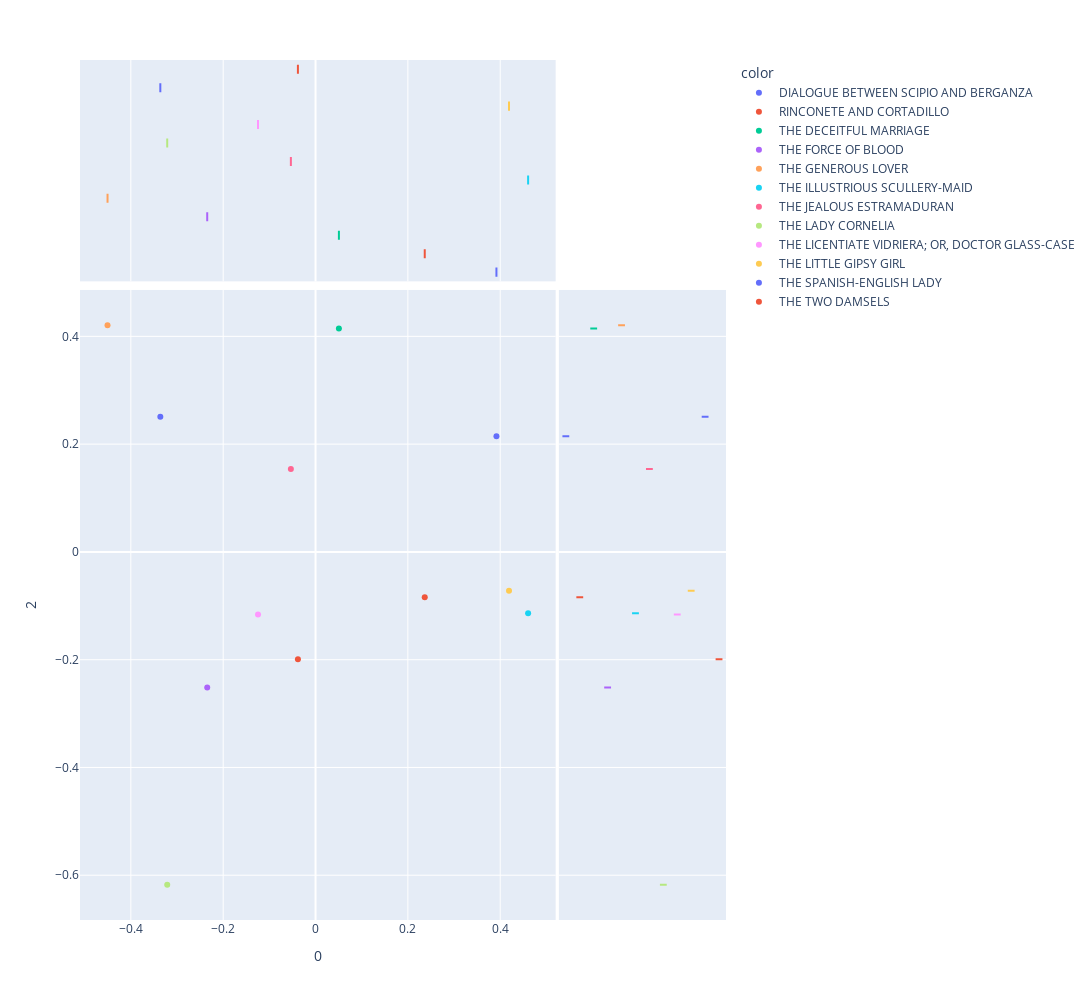

Here is the notebook cell this chart was saved with:
### Code cell
px.scatter(DCM_Eng, 0, 2,
           color = DOC_Eng.title,
           height=1000, width=1200, 
           marginal_x='box', marginal_y='box')

### Figure 1 — Plotly figure (JSON) as saved in the notebook; plotly's stock layout.template omitted (floating-point values rounded to 4 significant figures)
{"data": [{"hovertemplate": "color=DIALOGUE BETWEEN SCIPIO AND BERGANZA<br>0=%{x}<br>2=%{y}<extra></extra>", "legendgroup": "DIALOGUE BETWEEN SCIPIO AND BERGANZA", "marker": {"color": "#636efa", "symbol": "circle"}, "mode": "markers", "name": "DIALOGUE BETWEEN SCIPIO AND BERGANZA", "orientation": "v", "showlegend": true, "type": "scatter", "x": [0.3918], "xaxis": "x", "y": [0.2146], "yaxis": "y"}, {"alignmentgroup": "True", "hovertemplate": "color=DIALOGUE BETWEEN SCIPIO AND BERGANZA<br>0=%{x}<extra></extra>", "legendgroup": "DIALOGUE BETWEEN SCIPIO AND BERGANZA", "marker": {"color": "#636efa", "symbol": "circle"}, "name": "DIALOGUE BETWEEN SCIPIO AND BERGANZA", "notched": true, "offsetgroup": "DIALOGUE BETWEEN SCIPIO AND BERGANZA", "showlegend": false, "type": "box", "x": [0.3918], "xaxis": "x3", "yaxis": "y3"}, {"alignmentgroup": "True", "hovertemplate": "color=DIALOGUE BETWEEN SCIPIO AND BERGANZA<br>2=%{y}<extra></extra>", "legendgroup": "DIALOGUE BETWEEN SCIPIO AND BERGANZA", "marker": {"color": "#636efa", "symbol": "circle"}, "name": "DIALOGUE BETWEEN SCIPIO AND BERGANZA", "notched": true, "offsetgroup": "DIALOGUE BETWEEN SCIPIO AND BERGANZA", "showlegend": false, "type": "box", "xaxis": "x2", "y": [0.2146], "yaxis": "y2"}, {"hovertemplate": "color=RINCONETE AND CORTADILLO<br>0=%{x}<br>2=%{y}<extra></extra>", "legendgroup": "RINCONETE AND CORTADILLO", "marker": {"color": "#EF553B", "symbol": "circle"}, "mode": "markers", "name": "RINCONETE AND CORTADILLO", "orientation": "v", "showlegend": true, "type": "scatter", "x": [0.2365], "xaxis": "x", "y": [-0.08398], "yaxis": "y"}, {"alignmentgroup": "True", "hovertemplate": "color=RINCONETE AND CORTADILLO<br>0=%{x}<extra></extra>", "legendgroup": "RINCONETE AND CORTADILLO", "marker": {"color": "#EF553B", "symbol": "circle"}, "name": "RINCONETE AND CORTADILLO", "notched": true, "offsetgroup": "RINCONETE AND CORTADILLO", "showlegend": false, "type": "box", "x": [0.2365], "xaxis": "x3", "yaxis": "y3"}, {"alignmentgroup": "True", "hovertemplate": "color=RINCONETE AND CORTADILLO<br>2=%{y}<extra></extra>", "legendgroup": "RINCONETE AND CORTADILLO", "marker": {"color": "#EF553B", "symbol": "circle"}, "name": "RINCONETE AND CORTADILLO", "notched": true, "offsetgroup": "RINCONETE AND CORTADILLO", "showlegend": false, "type": "box", "xaxis": "x2", "y": [-0.08398], "yaxis": "y2"}, {"hovertemplate": "color=THE DECEITFUL MARRIAGE<br>0=%{x}<br>2=%{y}<extra></extra>", "legendgroup": "THE DECEITFUL MARRIAGE", "marker": {"color": "#00cc96", "symbol": "circle"}, "mode": "markers", "name": "THE DECEITFUL MARRIAGE", "orientation": "v", "showlegend": true, "type": "scatter", "x": [0.05062], "xaxis": "x", "y": [0.4147], "yaxis": "y"}, {"alignmentgroup": "True", "hovertemplate": "color=THE DECEITFUL MARRIAGE<br>0=%{x}<extra></extra>", "legendgroup": "THE DECEITFUL MARRIAGE", "marker": {"color": "#00cc96", "symbol": "circle"}, "name": "THE DECEITFUL MARRIAGE", "notched": true, "offsetgroup": "THE DECEITFUL MARRIAGE", "showlegend": false, "type": "box", "x": [0.05062], "xaxis": "x3", "yaxis": "y3"}, {"alignmentgroup": "True", "hovertemplate": "color=THE DECEITFUL MARRIAGE<br>2=%{y}<extra></extra>", "legendgroup": "THE DECEITFUL MARRIAGE", "marker": {"color": "#00cc96", "symbol": "circle"}, "name": "THE DECEITFUL MARRIAGE", "notched": true, "offsetgroup": "THE DECEITFUL MARRIAGE", "showlegend": false, "type": "box", "xaxis": "x2", "y": [0.4147], "yaxis": "y2"}, {"hovertemplate": "color=THE FORCE OF BLOOD<br>0=%{x}<br>2=%{y}<extra></extra>", "legendgroup": "THE FORCE OF BLOOD", "marker": {"color": "#ab63fa", "symbol": "circle"}, "mode": "markers", "name": "THE FORCE OF BLOOD", "orientation": "v", "showlegend": true, "type": "scatter", "x": [-0.2346], "xaxis": "x", "y": [-0.2516], "yaxis": "y"}, {"alignmentgroup": "True", "hovertemplate": "color=THE FORCE OF BLOOD<br>0=%{x}<extra></extra>", "legendgroup": "THE FORCE OF BLOOD", "marker": {"color": "#ab63fa", "symbol": "circle"}, "name": "THE FORCE OF BLOOD", "notched": true, "offsetgroup": "THE FORCE OF BLOOD", "showlegend": false, "type": "box", "x": [-0.2346], "xaxis": "x3", "yaxis": "y3"}, {"alignmentgroup": "True", "hovertemplate": "color=THE FORCE OF BLOOD<br>2=%{y}<extra></extra>", "legendgroup": "THE FORCE OF BLOOD", "marker": {"color": "#ab63fa", "symbol": "circle"}, "name": "THE FORCE OF BLOOD", "notched": true, "offsetgroup": "THE FORCE OF BLOOD", "showlegend": false, "type": "box", "xaxis": "x2", "y": [-0.2516], "yaxis": "y2"}, {"hovertemplate": "color=THE GENEROUS LOVER<br>0=%{x}<br>2=%{y}<extra></extra>", "legendgroup": "THE GENEROUS LOVER", "marker": {"color": "#FFA15A", "symbol": "circle"}, "mode": "markers", "name": "THE GENEROUS LOVER", "orientation": "v", "showlegend": true, "type": "scatter", "x": [-0.4505], "xaxis": "x", "y": [0.4207], "yaxis": "y"}, {"alignmentgroup": "True", "hovertemplate": "color=THE GENEROUS LOVER<br>0=%{x}<extra></extra>", "legendgroup": "THE GENEROUS LOVER", "marker": {"color": "#FFA15A", "symbol": "circle"}, "name": "THE GENEROUS LOVER", "notched": true, "offsetgroup": "THE GENEROUS LOVER", "showlegend": false, "type": "box", "x": [-0.4505], "xaxis": "x3", "yaxis": "y3"}, {"alignmentgroup": "True", "hovertemplate": "color=THE GENEROUS LOVER<br>2=%{y}<extra></extra>", "legendgroup": "THE GENEROUS LOVER", "marker": {"color": "#FFA15A", "symbol": "circle"}, "name": "THE GENEROUS LOVER", "notched": true, "offsetgroup": "THE GENEROUS LOVER", "showlegend": false, "type": "box", "xaxis": "x2", "y": [0.4207], "yaxis": "y2"}, {"hovertemplate": "color=THE ILLUSTRIOUS SCULLERY-MAID<br>0=%{x}<br>2=%{y}<extra></extra>", "legendgroup": "THE ILLUSTRIOUS SCULLERY-MAID", "marker": {"color": "#19d3f3", "symbol": "circle"}, "mode": "markers", "name": "THE ILLUSTRIOUS SCULLERY-MAID", "orientation": "v", "showlegend": true, "type": "scatter", "x": [0.4604], "xaxis": "x", "y": [-0.1138], "yaxis": "y"}, {"alignmentgroup": "True", "hovertemplate": "color=THE ILLUSTRIOUS SCULLERY-MAID<br>0=%{x}<extra></extra>", "legendgroup": "THE ILLUSTRIOUS SCULLERY-MAID", "marker": {"color": "#19d3f3", "symbol": "circle"}, "name": "THE ILLUSTRIOUS SCULLERY-MAID", "notched": true, "offsetgroup": "THE ILLUSTRIOUS SCULLERY-MAID", "showlegend": false, "type": "box", "x": [0.4604], "xaxis": "x3", "yaxis": "y3"}, {"alignmentgroup": "True", "hovertemplate": "color=THE ILLUSTRIOUS SCULLERY-MAID<br>2=%{y}<extra></extra>", "legendgroup": "THE ILLUSTRIOUS SCULLERY-MAID", "marker": {"color": "#19d3f3", "symbol": "circle"}, "name": "THE ILLUSTRIOUS SCULLERY-MAID", "notched": true, "offsetgroup": "THE ILLUSTRIOUS SCULLERY-MAID", "showlegend": false, "type": "box", "xaxis": "x2", "y": [-0.1138], "yaxis": "y2"}, {"hovertemplate": "color=THE JEALOUS ESTRAMADURAN<br>0=%{x}<br>2=%{y}<extra></extra>", "legendgroup": "THE JEALOUS ESTRAMADURAN", "marker": {"color": "#FF6692", "symbol": "circle"}, "mode": "markers", "name": "THE JEALOUS ESTRAMADURAN", "orientation": "v", "showlegend": true, "type": "scatter", "x": [-0.05341], "xaxis": "x", "y": [0.1538], "yaxis": "y"}, {"alignmentgroup": "True", "hovertemplate": "color=THE JEALOUS ESTRAMADURAN<br>0=%{x}<extra></extra>", "legendgroup": "THE JEALOUS ESTRAMADURAN", "marker": {"color": "#FF6692", "symbol": "circle"}, "name": "THE JEALOUS ESTRAMADURAN", "notched": true, "offsetgroup": "THE JEALOUS ESTRAMADURAN", "showlegend": false, "type": "box", "x": [-0.05341], "xaxis": "x3", "yaxis": "y3"}, {"alignmentgroup": "True", "hovertemplate": "color=THE JEALOUS ESTRAMADURAN<br>2=%{y}<extra></extra>", "legendgroup": "THE JEALOUS ESTRAMADURAN", "marker": {"color": "#FF6692", "symbol": "circle"}, "name": "THE JEALOUS ESTRAMADURAN", "notched": true, "offsetgroup": "THE JEALOUS ESTRAMADURAN", "showlegend": false, "type": "box", "xaxis": "x2", "y": [0.1538], "yaxis": "y2"}, {"hovertemplate": "color=THE LADY CORNELIA<br>0=%{x}<br>2=%{y}<extra></extra>", "legendgroup": "THE LADY CORNELIA", "marker": {"color": "#B6E880", "symbol": "circle"}, "mode": "markers", "name": "THE LADY CORNELIA", "orientation": "v", "showlegend": true, "type": "scatter", "x": [-0.3212], "xaxis": "x", "y": [-0.6177], "yaxis": "y"}, {"alignmentgroup": "True", "hovertemplate": "color=THE LADY CORNELIA<br>0=%{x}<extra></extra>", "legendgroup": "THE LADY CORNELIA", "marker": {"color": "#B6E880", "symbol": "circle"}, "name": "THE LADY CORNELIA", "notched": true, "offsetgroup": "THE LADY CORNELIA", "showlegend": false, "type": "box", "x": [-0.3212], "xaxis": "x3", "yaxis": "y3"}, {"alignmentgroup": "True", "hovertemplate": "color=THE LADY CORNELIA<br>2=%{y}<extra></extra>", "legendgroup": "THE LADY CORNELIA", "marker": {"color": "#B6E880", "symbol": "circle"}, "name": "THE LADY CORNELIA", "notched": true, "offsetgroup": "THE LADY CORNELIA", "showlegend": false, "type": "box", "xaxis": "x2", "y": [-0.6177], "yaxis": "y2"}, {"hovertemplate": "color=THE LICENTIATE VIDRIERA; OR, DOCTOR GLASS-CASE<br>0=%{x}<br>2=%{y}<extra></extra>", "legendgroup": "THE LICENTIATE VIDRIERA; OR, DOCTOR GLASS-CASE", "marker": {"color": "#FF97FF", "symbol": "circle"}, "mode": "markers", "name": "THE LICENTIATE VIDRIERA; OR, DOCTOR GLASS-CASE", "orientation": "v", "showlegend": true, "type": "scatter", "x": [-0.1245], "xaxis": "x", "y": [-0.1163], "yaxis": "y"}, {"alignmentgroup": "True", "hovertemplate": "color=THE LICENTIATE VIDRIERA; OR, DOCTOR GLASS-CASE<br>0=%{x}<extra></extra>", "legendgroup": "THE LICENTIATE VIDRIERA; OR, DOCTOR GLASS-CASE", "marker": {"color": "#FF97FF", "symbol": "circle"}, "name": "THE LICENTIATE VIDRIERA; OR, DOCTOR GLASS-CASE", "notched": true, "offsetgroup": "THE LICENTIATE VIDRIERA; OR, DOCTOR GLASS-CASE", "showlegend": false, "type": "box", "x": [-0.1245], "xaxis": "x3", "yaxis": "y3"}, {"alignmentgroup": "True", "hovertemplate": "color=THE LICENTIATE VIDRIERA; OR, DOCTOR GLASS-CASE<br>2=%{y}<extra></extra>", "legendgroup": "THE LICENTIATE VIDRIERA; OR, DOCTOR GLASS-CASE", "marker": {"color": "#FF97FF", "symbol": "circle"}, "name": "THE LICENTIATE VIDRIERA; OR, DOCTOR GLASS-CASE", "notched": true, "offsetgroup": "THE LICENTIATE VIDRIERA; OR, DOCTOR GLASS-CASE", "showlegend": false, "type": "box", "xaxis": "x2", "y": [-0.1163], "yaxis": "y2"}, {"hovertemplate": "color=THE LITTLE GIPSY GIRL<br>0=%{x}<br>2=%{y}<extra></extra>", "legendgroup": "THE LITTLE GIPSY GIRL", "marker": {"color": "#FECB52", "symbol": "circle"}, "mode": "markers", "name": "THE LITTLE GIPSY GIRL", "orientation": "v", "showlegend": true, "type": "scatter", "x": [0.4191], "xaxis": "x", "y": [-0.07217], "yaxis": "y"}, {"alignmentgroup": "True", "hovertemplate": "color=THE LITTLE GIPSY GIRL<br>0=%{x}<extra></extra>", "legendgroup": "THE LITTLE GIPSY GIRL", "marker": {"color": "#FECB52", "symbol": "circle"}, "name": "THE LITTLE GIPSY GIRL", "notched": true, "offsetgroup": "THE LITTLE GIPSY GIRL", "showlegend": false, "type": "box", "x": [0.4191], "xaxis": "x3", "yaxis": "y3"}, {"alignmentgroup": "True", "hovertemplate": "color=THE LITTLE GIPSY GIRL<br>2=%{y}<extra></extra>", "legendgroup": "THE LITTLE GIPSY GIRL", "marker": {"color": "#FECB52", "symbol": "circle"}, "name": "THE LITTLE GIPSY GIRL", "notched": true, "offsetgroup": "THE LITTLE GIPSY GIRL", "showlegend": false, "type": "box", "xaxis": "x2", "y": [-0.07217], "yaxis": "y2"}, {"hovertemplate": "color=THE SPANISH-ENGLISH LADY<br>0=%{x}<br>2=%{y}<extra></extra>", "legendgroup": "THE SPANISH-ENGLISH LADY", "marker": {"color": "#636efa", "symbol": "circle"}, "mode": "markers", "name": "THE SPANISH-ENGLISH LADY", "orientation": "v", "showlegend": true, "type": "scatter", "x": [-0.3361], "xaxis": "x", "y": [0.2508], "yaxis": "y"}, {"alignmentgroup": "True", "hovertemplate": "color=THE SPANISH-ENGLISH LADY<br>0=%{x}<extra></extra>", "legendgroup": "THE SPANISH-ENGLISH LADY", "marker": {"color": "#636efa", "symbol": "circle"}, "name": "THE SPANISH-ENGLISH LADY", "notched": true, "offsetgroup": "THE SPANISH-ENGLISH LADY", "showlegend": false, "type": "box", "x": [-0.3361], "xaxis": "x3", "yaxis": "y3"}, {"alignmentgroup": "True", "hovertemplate": "color=THE SPANISH-ENGLISH LADY<br>2=%{y}<extra></extra>", "legendgroup": "THE SPANISH-ENGLISH LADY", "marker": {"color": "#636efa", "symbol": "circle"}, "name": "THE SPANISH-ENGLISH LADY", "notched": true, "offsetgroup": "THE SPANISH-ENGLISH LADY", "showlegend": false, "type": "box", "xaxis": "x2", "y": [0.2508], "yaxis": "y2"}, {"hovertemplate": "color=THE TWO DAMSELS<br>0=%{x}<br>2=%{y}<extra></extra>", "legendgroup": "THE TWO DAMSELS", "marker": {"color": "#EF553B", "symbol": "circle"}, "mode": "markers", "name": "THE TWO DAMSELS", "orientation": "v", "showlegend": true, "type": "scatter", "x": [-0.03816], "xaxis": "x", "y": [-0.1992], "yaxis": "y"}, {"alignmentgroup": "True", "hovertemplate": "color=THE TWO DAMSELS<br>0=%{x}<extra></extra>", "legendgroup": "THE TWO DAMSELS", "marker": {"color": "#EF553B", "symbol": "circle"}, "name": "THE TWO DAMSELS", "notched": true, "offsetgroup": "THE TWO DAMSELS", "showlegend": false, "type": "box", "x": [-0.03816], "xaxis": "x3", "yaxis": "y3"}, {"alignmentgroup": "True", "hovertemplate": "color=THE TWO DAMSELS<br>2=%{y}<extra></extra>", "legendgroup": "THE TWO DAMSELS", "marker": {"color": "#EF553B", "symbol": "circle"}, "name": "THE TWO DAMSELS", "notched": true, "offsetgroup": "THE TWO DAMSELS", "showlegend": false, "type": "box", "xaxis": "x2", "y": [-0.1992], "yaxis": "y2"}], "layout": {"height": 1000, "legend": {"title": {"text": "color"}, "tracegroupgap": 0}, "margin": {"t": 60}, "width": 1200, "xaxis": {"anchor": "y", "autorange": true, "domain": [0, 0.7363], "range": [-0.5093, 0.5192], "title": {"text": "0"}, "type": "linear"}, "xaxis2": {"anchor": "y2", "autorange": true, "domain": [0.7413, 1], "matches": "x2", "range": [-0.5, 11.5], "showgrid": false, "showline": false, "showticklabels": false, "ticks": "", "type": "category"}, "xaxis3": {"anchor": "y3", "autorange": true, "domain": [0, 0.7363], "matches": "x", "range": [-0.5093, 0.5192], "showgrid": true, "showticklabels": false, "type": "linear"}, "xaxis4": {"anchor": "y4", "domain": [0.7413, 1], "matches": "x2", "showgrid": false, "showline": false, "showticklabels": false, "ticks": ""}, "yaxis": {"anchor": "x", "autorange": true, "domain": [0, 0.7326], "range": [-0.6831, 0.4861], "title": {"text": "2"}, "type": "linear"}, "yaxis2": {"anchor": "x2", "autorange": true, "domain": [0, 0.7326], "matches": "y", "range": [-0.6831, 0.4861], "showgrid": true, "showticklabels": false, "type": "linear"}, "yaxis3": {"anchor": "x3", "autorange": true, "domain": [0.7426, 1], "matches": "y3", "range": [-0.5, 11.5], "showgrid": false, "showline": false, "showticklabels": false, "ticks": "", "type": "category"}, "yaxis4": {"anchor": "x4", "domain": [0.7426, 1], "matches": "y3", "showgrid": true, "showline": false, "showticklabels": false, "ticks": ""}}}
